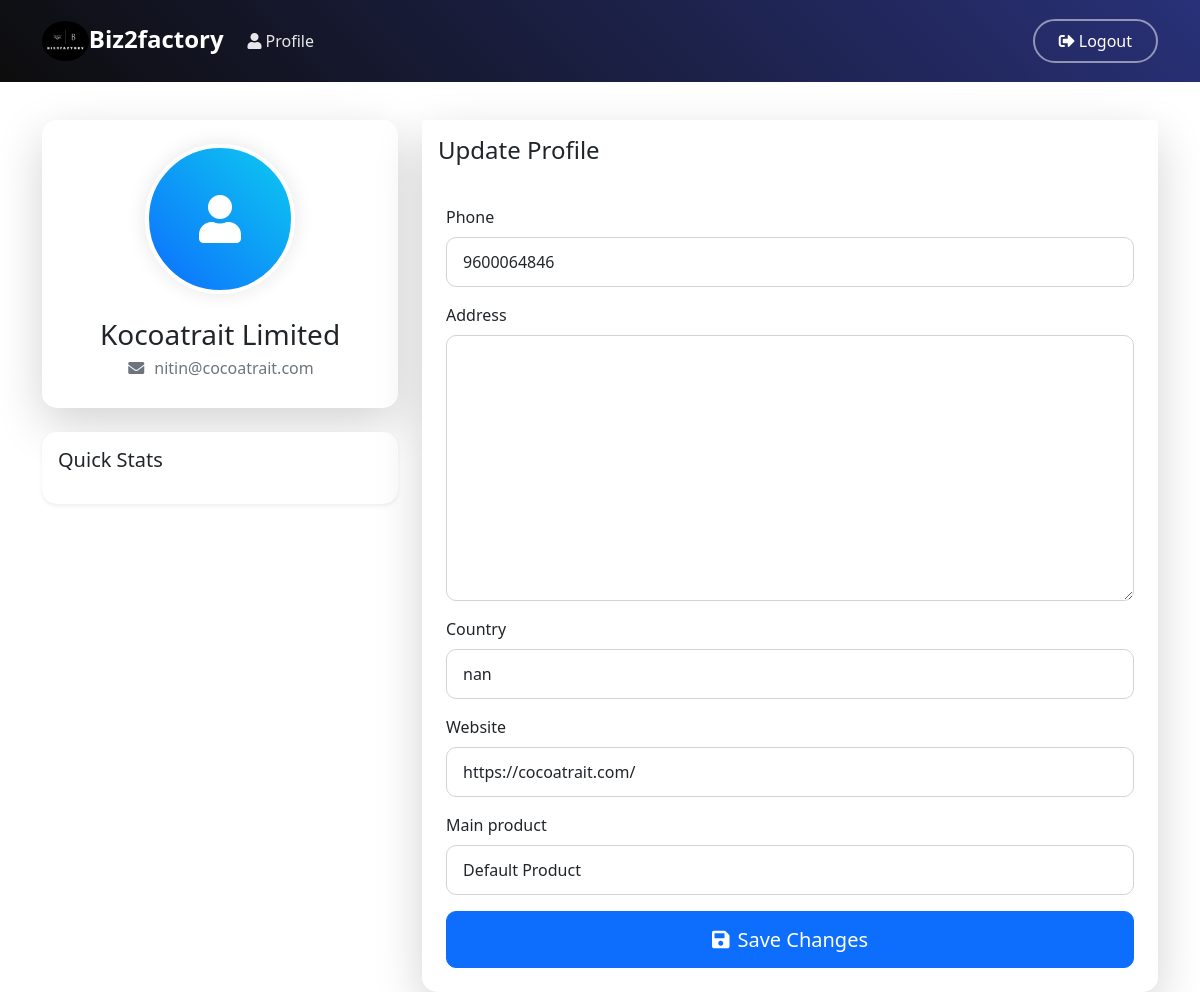
The app's page /profile/ (signed in) with its own data.
### MainApp/models.py (models this page shows, shortened)
class Company(models.Model):
    user = models.OneToOneField(User, on_delete=models.CASCADE)
    phone = models.CharField(max_length=20, null=True, blank=True)
    address = models.TextField(null=True, blank=True)
    country = models.CharField(max_length=100, null=True, blank=True)
    website = models.URLField(null=True, blank=True)
    required_materials = models.ManyToManyField(Material, related_name='companies')
    Main_product = models.CharField(max_length=100, null=True, blank=True)
    @classmethod
    def is_user_company(cls, user):
        return hasattr(user, 'company')

### MainApp/views.py (the view)
# urls.py: path('profile/', views.profile_view, name='profile'),
@login_required
def profile_view(request):
    if request.method == 'POST':
        if Seller.is_user_seller(request.user):
            form = SellerUpdateForm(
                request.POST,
                request.FILES,
                instance=request.user.seller
            )
        elif Company.is_user_company(request.user):
            form = CompanyUpdateForm(
                request.POST,
                request.FILES,
                instance=request.user.company
            )
        if form.is_valid():
            form.save()
            messages.success(request, 'Profile updated successfully!')
            return redirect('profile')
        else:
            messages.error(request, 'Please correct the errors below.')
    else:
        if Seller.is_user_seller(request.user):
            form = SellerUpdateForm(instance=request.user.seller)
        elif Company.is_user_company(request.user):
            form = CompanyUpdateForm(instance=request.user.company)
        else:
            messages.error(request, 'Invalid user type')
            return redirect('home')
    return render(request, 'MainApp/profile.html', {'form': form})

### MainApp/models.py (called while the page is built)
    @classmethod
    def is_user_seller(cls, user):
        return hasattr(user, 'seller')

### MainApp/templates/MainApp/profile.html (shortened to what this page needs)
{% extends 'MainApp/base.html' %}
{% block content %}
<div class="container mt-5 pt-4"></div>
<div class="container mt-5">
    <div class="row">
        <div class="col-md-4 mb-4">
            <div class="card shadow-lg border-0">
                <div class="card-body text-center p-4">
                    <div class="profile-image-container mb-4">
                        {% if user.seller.profile_picture %}
                            <img src="{{ user.seller.profile_picture.url }}" alt="Profile Picture" class="profile-image">
                        {% else %}
                            <div class="profile-image-placeholder">
                                <i class="fas fa-user fa-3x text-white"></i>
                            </div>
                        {% endif %}
                    </div>
                    <h3 class="mb-1">{{ user.username }}</h3>
                    <div class="contact-info">
                        <p class="mb-1"><i class="fas fa-envelope me-2"></i>{{ user.email }}</p>
                    </div>
                </div>
            </div>
            <div class="card shadow-sm border-0 mt-4">
                <div class="card-body">
                    <h5 class="card-title mb-3">Quick Stats</h5>
                </div>
            </div>
        </div>
        <div class="col-md-8">
            <div class="card shadow-lg border-0">
                <div class="card-header bg-white border-0 py-3">
                    <h4 class="mb-0">Update Profile</h4>
                </div>
                <div class="card-body p-4">
                    <form method="post" enctype="multipart/form-data" class="animate__animated animate__fadeIn">
                        {% for field in form %}
                            <div class="mb-3">
                                <label for="{{ field.id_for_label }}" class="form-label">
                                    {{ field.label }}
                                </label>
                                {{ field }}
                            </div>
                        {% endfor %}
                        <div class="d-grid gap-2">
                            <button type="submit" class="btn btn-primary btn-lg">
                                <i class="fas fa-save me-2"></i>Save Changes
                            </button>
                        </div>
                    </form>
                </div>
            </div>
        </div>
    </div>
</div>
{% endblock %}

### MainApp/templates/MainApp/profile.html (style rules this page uses)
.profile-image-container { width: 150px; height: 150px; margin: 0 auto; position: relative; }
.profile-image-placeholder { width: 100%; height: 100%; border-radius: 50%; background: linear-gradient(45deg, #0d6efd, #0dcaf0); display: flex; align-items: center; justify-content: center; border: 4px solid #fff; box-shadow: 0 0 20px rgba(0,0,0,0.1); }
.card { border-radius: 15px; transition: all 0.3s ease; }
.form-control { border-radius: 10px; padding: 0.75rem 1rem; }
.btn-primary { padding: 0.8rem; font-weight: 500; border-radius: 10px; transition: all 0.3s ease; }
.contact-info { color: #6c757d; }
.contact-info i { width: 20px; }
.shadow-lg { box-shadow: 0 1rem 3rem rgba(0,0,0,0.175) !important; }
.shadow-sm { box-shadow: 0 .125rem .25rem rgba(0,0,0,0.075) !important; }
.card-header { background: transparent; }
.animate__animated { animation-duration: 0.5s; }

### records on screen
Company: form "9600064846" "nan" "https://cocoatrait.com/" "Default Product"

### other values on screen
{{ user.username }} "Kocoatrait Limited"
{{ user.email }} "nitin@cocoatrait.com"
{{ field.label }} "Phone" "Address" "Country" "Website" "Main product"
